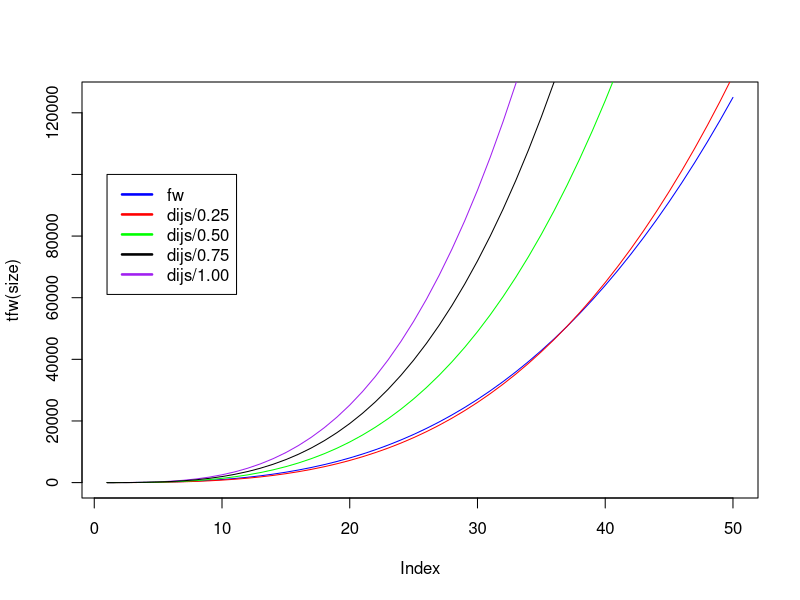

This chart was generated by the following R code:
#!/usr/bin/env Rscript

myrexp <- function(n, lambda=1) {
	
	unif <- runif(n, 0, 1)
	unif <- -unif + 1
	unif <- log(unif)
	unif <- unif/lambda
	unif <- -unif

	return(unif)
}

tfw <- function(n){
	seq<- seq(1,n,1)
	seq<-seq**3
}

tdijs <- function(v,e){
	seq<-seq(1, v, 1)
	res<- seq*((seq+seq**2*e)*log(seq))

}

tdijsl <- function(v){
	seq<-seq(1, v, 1)
	res<- seq*((seq**2/log(seq))*log(seq))

}
mydiscreta <- function(valores, probs, n) {	

	salida <- vector(,n)
	apply(salida, 1, ftoapply, valores, probs)

	return(salida)

}

ftoapply <- function(#valores, probs) {
	){

	valores <- c(1,2,3,4)
	probs <- c(.2,.1,.4,.3)
	s <- probs[1]
	u <- runif(1,0,1)


	for( x in 1:length(valores)) {
		print(x)
		if(u <= s) {
			return(valores[x]) 		
		} else {
			s <- s + probs[x]
			u <- runif(1,0,1)
		}
	}


}
size<-50
plot(tfw(size),col="blue", type="l")
lines(tdijs(size,1),col="purple")  
lines(tdijs(size,0.25), col="red")
lines(tdijs(size,0.5), col="green")
lines(tdijs(10**2,0.75), col="black")
legend(1,10**5,lty=c(1,1),lwd=c(2.5,2.5),col=c("blue","red","green","black","purple"), legend=c("fw", "dijs/0.25", "dijs/0.50", "dijs/0.75", "dijs/1.00"))

